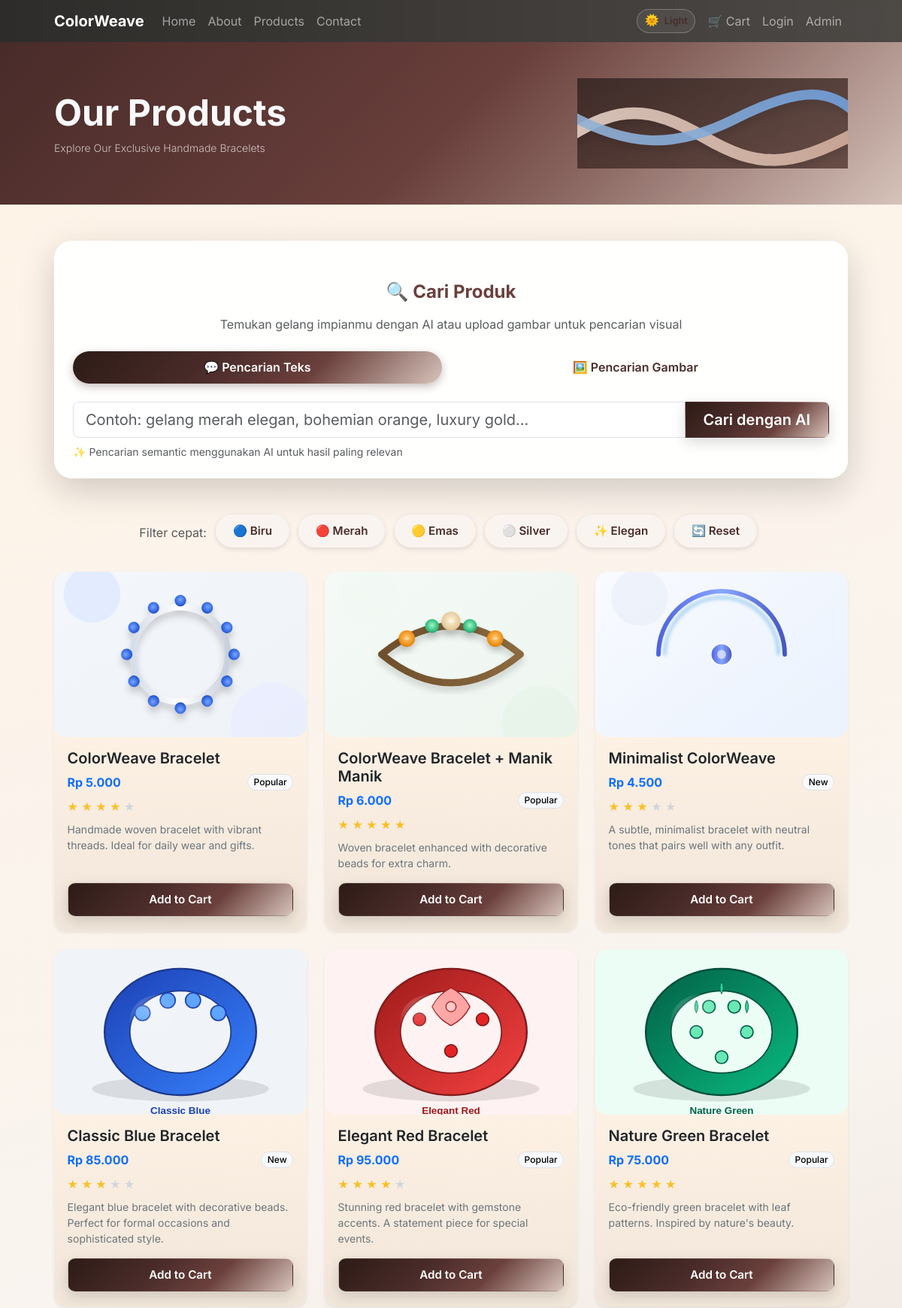
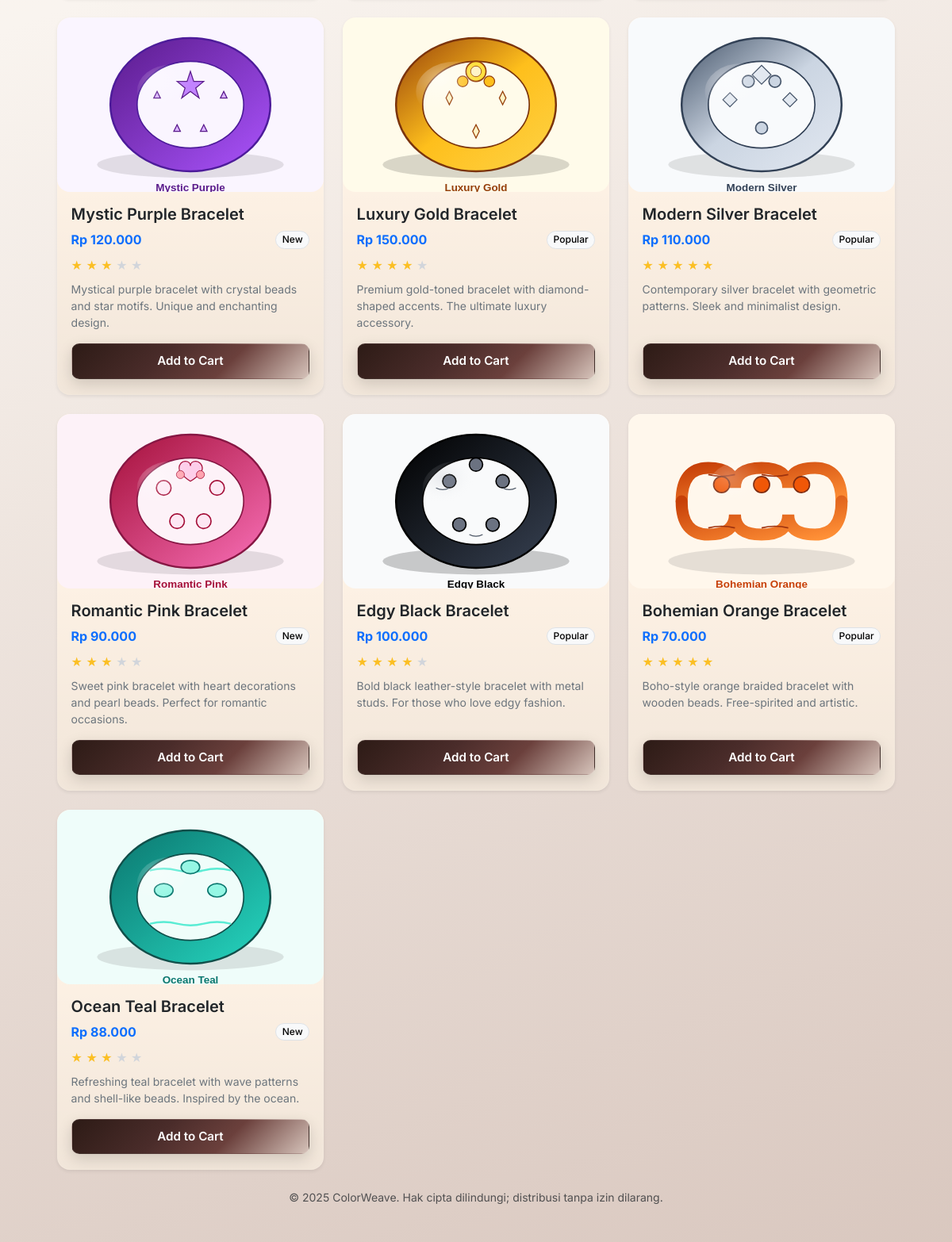
Page /products (upper part) on the committed database (2 pictures, top to bottom).
### app/models.py (models this page shows, shortened)
class Product(db.Model):
    __tablename__ = 'product'
    id = db.Column(db.Integer, primary_key=True)
    name = db.Column(db.String(200), nullable=False)
    price = db.Column(db.Integer, default=0)
    description = db.Column(db.Text, default='')
    image = db.Column(db.String(256), default='')
    stock = db.Column(db.Integer, default=0)

### app/routes.py (the view)
@main_bp.route('/products')
def products():
    try:
        products_data = load_products()
        return render_template('products.html', products=products_data)
    except Exception as e:
        flash('Error loading products', 'error')
        return redirect(url_for('main.home'))

### app/__init__.py (called while the page is built)
            def _wrapped_create_all(*a, **kw):
                if has_app_context():
                    return orig_create_all(*a, **kw)
                with app.app_context():
                    return orig_create_all(*a, **kw)

### app/utils.py (called while the page is built)
def load_products():
    try:
        db.create_all()
    except Exception:
        pass
    prods = []
    for p in Product.query.order_by(Product.id).all():
        prods.append({
            'id': p.id,
            'name': p.name,
            'price': p.price,
            'description': p.description,
            'image': p.image,
            'stock': p.stock,
        })
    return prods

### templates/products.html (shortened to what this page needs)
{% extends "base.html" %}
{% block content %}
<header class="products-hero gradient-primary text-light py-5">
    <div class="container">
        <div class="row align-items-center g-4">
            <div class="col-md-7">
                <h1 class="display-5 fw-bold mb-2">Our Products</h1>
                <p class="lead mb-0 text-light-50">Explore Our Exclusive Handmade Bracelets</p>
            </div>
            <div class="col-md-5 text-md-end">
                <img src="{{ url_for('static', filename='images/brand_abstract.svg') }}" alt="Brand motif" class="img-fluid opacity-75 d-none d-md-inline" style="max-height:120px;">
            </div>
        </div>
    </div>
</header>
<section class="products-section py-5">
    <div class="container">
        <div class="mb-5 p-4 glass-surface rounded-4 shadow-lg">
            <h3 class="mb-3 fw-bold text-center">🔍 Cari Produk</h3>
            <p class="text-center text-muted mb-4">Temukan gelang impianmu dengan AI atau upload gambar untuk pencarian visual</p>
            <ul class="nav nav-pills nav-fill mb-4" id="searchTabs" role="tablist">
                <li class="nav-item" role="presentation">
                    <button class="nav-link active" id="text-search-tab" data-bs-toggle="pill" data-bs-target="#text-search-pane" type="button" role="tab">
                        💬 Pencarian Teks
                    </button>
                </li>
                <li class="nav-item" role="presentation">
                    <button class="nav-link" id="image-search-tab" data-bs-toggle="pill" data-bs-target="#image-search-pane" type="button" role="tab">
                        🖼️ Pencarian Gambar
                    </button>
                </li>
            </ul>
            <div class="tab-content" id="searchTabContent">
                <div class="tab-pane fade show active" id="text-search-pane" role="tabpanel">
                    <form id="ai-search-form" onsubmit="event.preventDefault(); aiSearch();">
                        <div class="input-group input-group-lg">
                            <input id="ai-search-input" type="text" class="form-control" placeholder="Contoh: gelang merah elegan, bohemian orange, luxury gold..." autocomplete="off">
                            <button class="btn btn-primary px-4" type="submit">
                                <span class="d-none d-sm-inline">Cari dengan AI</span>
                            </button>
                        </div>
                        <small class="text-muted d-block mt-2">✨ Pencarian semantic menggunakan AI untuk hasil paling relevan</small>
                    </form>
                </div>
            </div>
        </div>
        <div class="mb-4 text-center">
            <span class="text-muted me-2">Filter cepat:</span>
            <button class="btn btn-sm btn-outline-secondary rounded-pill me-2 mb-2" onclick="document.getElementById('ai-search-input').value='gelang biru';aiSearch();">🔵 Biru</button>
            <button class="btn btn-sm btn-outline-secondary rounded-pill me-2 mb-2" onclick="document.getElementById('ai-search-input').value='gelang merah';aiSearch();">🔴 Merah</button>
            <button class="btn btn-sm btn-outline-secondary rounded-pill me-2 mb-2" onclick="document.getElementById('ai-search-input').value='gelang emas';aiSearch();">🟡 Emas</button>
            <button class="btn btn-sm btn-outline-secondary rounded-pill me-2 mb-2" onclick="document.getElementById('ai-search-input').value='gelang silver';aiSearch();">⚪ Silver</button>
            <button class="btn btn-sm btn-outline-secondary rounded-pill me-2 mb-2" onclick="document.getElementById('ai-search-input').value='gelang elegan';aiSearch();">✨ Elegan</button>
            <button class="btn btn-sm btn-outline-secondary rounded-pill me-2 mb-2" onclick="location.reload();">🔄 Reset</button>
        </div>
        <div class="row g-4" id="products-grid">
            {% for product in products %}
            <div class="col-12 col-sm-6 col-md-4">
                <div class="card h-100 product-card border-0 shadow-sm">
                    <a href="{{ url_for('product_detail', product_id=product.id) }}" class="d-block">
                        <div class="product-skel" data-skel>
                            {% set img_name = product.image if product.image else 'placeholder_product.svg' %}
                            <img src="{{ url_for('static', filename='images/' ~ img_name) }}"
                                 class="card-img-top object-fit-cover"
                                 alt="{{ product.name }}"
                                 width="400"
                                 height="220"
                                 loading="lazy"
                                 data-skel-img
                                 style="height:220px;"
                                 onerror="handleProductImageError(this);">
                        </div>
                    </a>
                    <div class="card-body d-flex flex-column">
                        <h5 class="card-title fw-semibold">{{ product.name }}</h5>
                                                <div class="d-flex justify-content-between align-items-center mb-2">
                                                    <p class="card-text text-primary fw-bold mb-0">{{ product.price|idr }}</p>
                                                    <span class="badge rounded-pill text-bg-light border">{% if product.stock and product.stock < 5 %}Low stock{% elif product.id % 3 == 0 %}New{% else %}Popular{% endif %}</span>
                                                </div>
                                                <div class="mb-2" aria-label="rating">
                                                    {% set stars = 3 + (product.id % 3) %}
                                                    {% for i in range(5) %}
                                                        {% if i < stars %}
                                                            <span style="color:#fbbf24;">★</span>
                                                        {% else %}
                                                            <span style="color:#d1d5db;">★</span>
                                                        {% endif %}
                                                    {% endfor %}
                                                </div>
                        <p class="card-text small text-secondary mb-3">{{ product.description }}</p>
                        <form action="{{ url_for('add_to_cart') }}" method="POST" class="mt-auto">
                            <button type="submit" class="btn btn-dark w-100">Add to Cart</button>
                        </form>
                    </div>
                </div>
            </div>
            {% endfor %}
        </div>
        <div class="text-center text-muted small mt-4">
            © 2025 ColorWeave. Hak cipta dilindungi; distribusi tanpa izin dilarang.
        </div>
    </div>
</section>
{% endblock %}

### templates/base.html (shortened to what this page needs)
<!DOCTYPE html>
<html lang="en">
<head>
    <link href="https://cdn.jsdelivr.net/npm/bootstrap@5.3.2/dist/css/bootstrap.min.css" rel="stylesheet">
    <link rel="stylesheet" href="{{ url_for('static', filename='style.css') }}">
</head>
<body>
    {% block header %}
    <header class="shadow-sm">
        {% set _ep = request.endpoint or '' %}
        {% if 'main.login' in _ep or 'main.register' in _ep %}
                <nav class="navbar navbar-dark bg-dark">
            <div class="container d-flex justify-content-between">
                <a class="navbar-brand fw-bold" href="/">ColorWeave</a>
                <div class="d-flex align-items-center gap-3">
                                            <button id="themeToggle" class="btn btn-outline btn-outline-light btn-sm" type="button" aria-label="Toggle theme" data-mode="light">
                                                    <span class="icon" data-icon>�</span><span class="label d-none d-md-inline" data-label>Light</span>
                                            </button>
                    {% if current_user.is_authenticated %}
                      <span class="text-light small">Hi, {{ current_user.username }}</span>
                      <a class="btn btn-sm btn-outline-light" href="/logout">Logout</a>
                    {% else %}
                      <a class="btn btn-sm btn-primary" href="/login">Login</a>
                    {% endif %}
                </div>
            </div>
        </nav>
        {% else %}
        <nav class="navbar navbar-expand-lg navbar-dark bg-dark">
            <div class="container">
                <a class="navbar-brand fw-bold" href="/">ColorWeave</a>
                <div class="collapse navbar-collapse" id="navbars">
                    <ul class="navbar-nav me-auto mb-2 mb-lg-0">
                        <li class="nav-item"><a class="nav-link" href="/">Home</a></li>
                        <li class="nav-item"><a class="nav-link" href="/about">About</a></li>
                        <li class="nav-item"><a class="nav-link" href="/products">Products</a></li>
                        <li class="nav-item"><a class="nav-link" href="/contact">Contact</a></li>
                    </ul>
                    <ul class="navbar-nav align-items-center">
                        <li class="nav-item me-2">
                                <button id="themeToggle" class="btn btn-outline btn-outline-light btn-sm" type="button" aria-label="Toggle theme" data-mode="light">
                                    <span class="icon" data-icon>�</span><span class="label d-none d-md-inline" data-label>Light</span>
                                </button>
                        </li>
                        <li class="nav-item"><a class="nav-link" href="/cart" aria-label="Cart">🛒 Cart</a></li>
                        {% if current_user.is_authenticated %}
                                                <li class="nav-item dropdown">
                                                        <a class="nav-link dropdown-toggle d-flex align-items-center gap-2" href="#" id="userMenu" role="button" data-bs-toggle="dropdown" aria-expanded="false">
                                                                {% if current_user.avatar %}
                                                                    <img src="{{ url_for('static', filename='images/avatars/' + current_user.avatar) }}" alt="avatar" class="rounded-circle" style="width:28px;height:28px;object-fit:cover;border:2px solid rgba(255,255,255,.3);">
                                                                {% else %}
                                                                    <img src="{{ url_for('static', filename='images/avatars/avatar_placeholder.svg') }}" alt="avatar" class="rounded-circle" style="width:28px;height:28px;object-fit:cover;border:2px solid rgba(255,255,255,.3);">
                                                                {% endif %}
                                                                <span>{{ current_user.username }}</span>
                                                        </a>
                                                        <ul class="dropdown-menu dropdown-menu-end" aria-labelledby="userMenu">
                                                                <li><a class="dropdown-item" href="/profile">Profile</a></li>
                                                                {% if current_user.is_admin %}
                                                                    <li><a class="dropdown-item" href="/admin">Admin Dashboard</a></li>
                                                                {% else %}
                                                                    <li><a class="dropdown-item" href="/admin/login">Admin Login</a></li>
                                                                {% endif %}
                                                                <li><a class="dropdown-item" href="/logout">Logout</a></li>
                                                        </ul>
                                                </li>
                        {% else %}
                        <li class="nav-item"><a class="nav-link" href="/login">Login</a></li>
                        {% endif %}
                                                {% if current_user.is_authenticated and current_user.is_admin %}
                                                    <li class="nav-item"><a class="nav-link" href="/admin">Admin</a></li>
                                                {% else %}
                                                    <li class="nav-item"><a class="nav-link" href="/admin/login">Admin</a></li>
                                                {% endif %}
                    </ul>
                </div>
            </div>
        </nav>
        {% endif %}
    </header>
    {% endblock %}
    <main>
        {% block content %}{% endblock %}
    </main>
</body>
</html>

### rows in the picture
Product: image (picture), name "ColorWeave Bracelet", price|idr "Rp 5.000", shows "Popular", description "Handmade woven bracelet with vibrant threads. Ideal for daily wear and gifts."
Product: image (picture), name "ColorWeave Bracelet + Manik Manik", price|idr "Rp 6.000", shows "Popular", description "Woven bracelet enhanced with decorative beads for extra charm."
Product: image (picture), name "Minimalist ColorWeave", price|idr "Rp 4.500", shows "New", description "A subtle, minimalist bracelet with neutral tones that pairs well with any outfit."
Product: image (picture), name "Classic Blue Bracelet", price|idr "Rp 85.000", shows "New", description "Elegant blue bracelet with decorative beads. Perfect for formal occasions and sophisticated style."
Product: image (picture), name "Elegant Red Bracelet", price|idr "Rp 95.000", shows "Popular", description "Stunning red bracelet with gemstone accents. A statement piece for special events."
Product: image (picture), name "Nature Green Bracelet", price|idr "Rp 75.000", shows "Popular", description "Eco-friendly green bracelet with leaf patterns. Inspired by nature's beauty."
Product: image (picture), name "Mystic Purple Bracelet", price|idr "Rp 120.000", shows "New", description "Mystical purple bracelet with crystal beads and star motifs. Unique and enchanting design."
Product: image (picture), name "Luxury Gold Bracelet", price|idr "Rp 150.000", shows "Popular", description "Premium gold-toned bracelet with diamond-shaped accents. The ultimate luxury accessory."
Product: image (picture), name "Modern Silver Bracelet", price|idr "Rp 110.000", shows "Popular", description "Contemporary silver bracelet with geometric patterns. Sleek and minimalist design."
Product: image (picture), name "Romantic Pink Bracelet", price|idr "Rp 90.000", shows "New", description "Sweet pink bracelet with heart decorations and pearl beads. Perfect for romantic occasions."
Product: image (picture), name "Edgy Black Bracelet", price|idr "Rp 100.000", shows "Popular", description "Bold black leather-style bracelet with metal studs. For those who love edgy fashion."
Product: image (picture), name "Bohemian Orange Bracelet", price|idr "Rp 70.000", shows "Popular", description "Boho-style orange braided bracelet with wooden beads. Free-spirited and artistic."
Product: image (picture), name "Ocean Teal Bracelet", price|idr "Rp 88.000", shows "New", description "Refreshing teal bracelet with wave patterns and shell-like beads. Inspired by the ocean."
